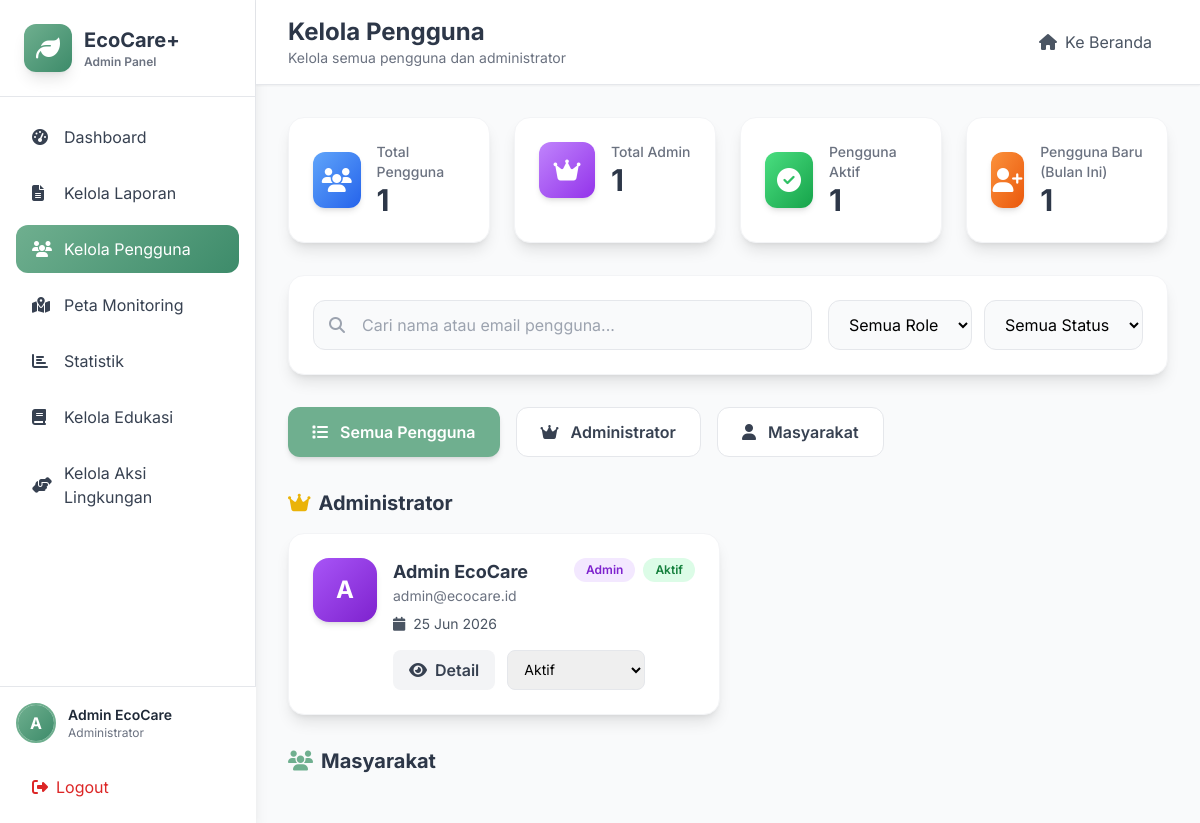
/admin_users.php (signed in), run on the app's committed database.
### tables this page shows
CREATE TABLE IF NOT EXISTS users (
    id INT AUTO_INCREMENT PRIMARY KEY,
    name VARCHAR(100) NOT NULL,
    email VARCHAR(100) UNIQUE NOT NULL,
    password VARCHAR(255) NOT NULL,
    phone VARCHAR(20),
    resident_id VARCHAR(50) UNIQUE NOT NULL,
    role ENUM('masyarakat', 'admin') DEFAULT 'masyarakat',
    created_at TIMESTAMP DEFAULT CURRENT_TIMESTAMP
);

### admin_users.php (the view, shortened to what the rows shown need)
<?php
require 'config.php';
function tableExists($pdo, $tableName) {
    try {
        return true;
    } catch (PDOException $e) {
        return false;
    }
}
try {
    try {
        $pdo->exec("ALTER TABLE users MODIFY COLUMN role ENUM('masyarakat', 'admin') NOT NULL DEFAULT 'masyarakat'");
    } catch (PDOException $e) {
    }
    $pdo->exec("UPDATE IGNORE users SET role = 'masyarakat' WHERE role NOT IN ('masyarakat', 'admin')");
    $communityTablesExist = tableExists($pdo, 'community_members') &&
                            tableExists($pdo, 'community_actions') &&
                            tableExists($pdo, 'community_contributions');
    if ($communityTablesExist) {
        $stmt = $pdo->query("
            SELECT u.*,
                   COUNT(DISTINCT r.id) as report_count,
                   COUNT(DISTINCT cm.id) as community_count,
                   COUNT(DISTINCT ca.id) as action_count,
                   COUNT(DISTINCT cc.id) as contribution_count
            FROM users u
            LEFT JOIN reports r ON u.id = r.user_id
            LEFT JOIN community_members cm ON u.id = cm.user_id
            LEFT JOIN community_actions ca ON u.id = ca.created_by
            LEFT JOIN community_contributions cc ON u.id = cc.user_id
            GROUP BY u.id
            ORDER BY u.role DESC, u.created_at DESC
        ");
    }
    $users = $stmt->fetchAll();
} catch (PDOException $e) {
    die("Database error: " . $e->getMessage());
}
?>
<!DOCTYPE html>
<html lang="id">
<head>
    <script src="https://cdn.tailwindcss.com"></script>
    <link rel="stylesheet" href="https://cdnjs.cloudflare.com/ajax/libs/font-awesome/6.4.0/css/all.min.css">
</head>
<body class="bg-gray-50">
    <div class="flex min-h-screen">
        <aside class="sidebar w-64 bg-white shadow-lg border-r border-gray-200">
            <div class="p-6 border-b border-gray-200">
                <div class="flex items-center gap-3">
                    <div>
                        <h2 class="text-xl font-bold text-ecocare-dark">EcoCare+</h2>
                    </div>
                </div>
            </div>
        </aside>
        <main class="flex-1">
            <header class="bg-white shadow-sm border-b border-gray-200 px-8 py-4">
                <div class="flex items-center justify-between">
                    <div>
                        <h1 class="text-2xl font-bold text-ecocare-dark">Kelola Pengguna</h1>
                    </div>
                </div>
            </header>
            <div class="p-8">
                <div class="mb-8">
                    <h2 class="text-xl font-bold text-ecocare-dark mb-4 flex items-center gap-2">
                        <i class="fas fa-crown text-yellow-500"></i> Administrator
                    </h2>
                    <div class="grid grid-cols-1 lg:grid-cols-2 gap-4" id="adminCards">
                        <?php foreach ($users as $user): ?>
                            <?php if ($user['role'] === 'admin'): ?>
                                <?php
                                $userStatus = $user['status'] ?? 'aktif';
                                $status_class = [
                                    'aktif' => 'bg-green-100 text-green-700',
                                    'nonaktif' => 'bg-gray-100 text-gray-700',
                                    'ditangguhkan' => 'bg-orange-100 text-orange-700'
                                ][$userStatus];
                                ?>
                                <div class="user-card bg-white rounded-2xl shadow-lg p-6 border border-gray-100" data-name="<?php echo strtolower($user['name']); ?>" data-email="<?php echo strtolower($user['email']); ?>" data-status="<?php echo $userStatus; ?>">
                                    <div class="flex items-start gap-4">
                                        <div class="w-16 h-16 bg-gradient-to-br from-purple-500 to-purple-700 rounded-2xl flex items-center justify-center text-white text-2xl font-bold shadow-md">
                                            <?php echo strtoupper(substr($user['name'], 0, 1)); ?>
                                        </div>
                                        <div class="flex-1">
                                            <div class="flex items-start justify-between mb-2">
                                                <div>
                                                    <h3 class="text-lg font-bold text-ecocare-dark"><?php echo htmlspecialchars($user['name']); ?></h3>
                                                    <p class="text-gray-500 text-sm"><?php echo htmlspecialchars($user['email']); ?></p>
                                                </div>
                                                <div class="flex gap-2">
                                                    <span class="px-3 py-1 bg-purple-100 text-purple-700 rounded-full text-xs font-semibold">
                                                        Admin
                                                    </span>
                                                    <span class="px-3 py-1 <?php echo $status_class; ?> rounded-full text-xs font-semibold">
                                                        <?php echo ucfirst($userStatus); ?>
                                                    </span>
                                                </div>
                                            </div>
                                            <div class="flex items-center gap-4 text-sm text-gray-600 mb-4">
                                                <span><i class="fas fa-calendar mr-1"></i> <?php echo date('d M Y', strtotime($user['created_at'])); ?></span>
                                            </div>
                                            <div class="flex gap-3">
                                                <button onclick="showUserDetail(<?php echo htmlspecialchars(json_encode($user)); ?>)" class="px-4 py-2 bg-gray-100 text-gray-700 rounded-lg font-semibold hover:bg-gray-200 transition flex items-center gap-2">
                                                    <i class="fas fa-eye"></i> Detail
                                                </button>
                                                <select onchange="changeStatus(<?php echo $user['id']; ?>, this.value)" class="px-3 py-2 border border-gray-200 rounded-lg focus:outline-none focus:ring-2 focus:ring-ecocare-primary text-sm">
                                                    <option value="aktif" <?php echo $userStatus === 'aktif' ? 'selected' : ''; ?>>Aktif</option>
                                                </select>
                                            </div>
                                        </div>
                                    </div>
                                </div>
                            <?php endif; ?>
                        <?php endforeach; ?>
                    </div>
                </div>
                <div>
                    <h2 class="text-xl font-bold text-ecocare-dark mb-4 flex items-center gap-2">
                        <i class="fas fa-users text-ecocare-primary"></i> Masyarakat
                    </h2>
                </div>
            </div>
        </main>
    </div>
</body>
</html>

### data on the page
users: name "A", name "Admin EcoCare", email "admin@ecocare.id", status "Aktif", created_at "25 Jun 2026", status+id "Aktif"

### other printed values
substr($_SESSION['name'], 0, 1) "A"
$_SESSION['name'] "Admin EcoCare"
$total_users "1"
$total_admins "1"
$active_users "1"
$new_users_this_month "1"
